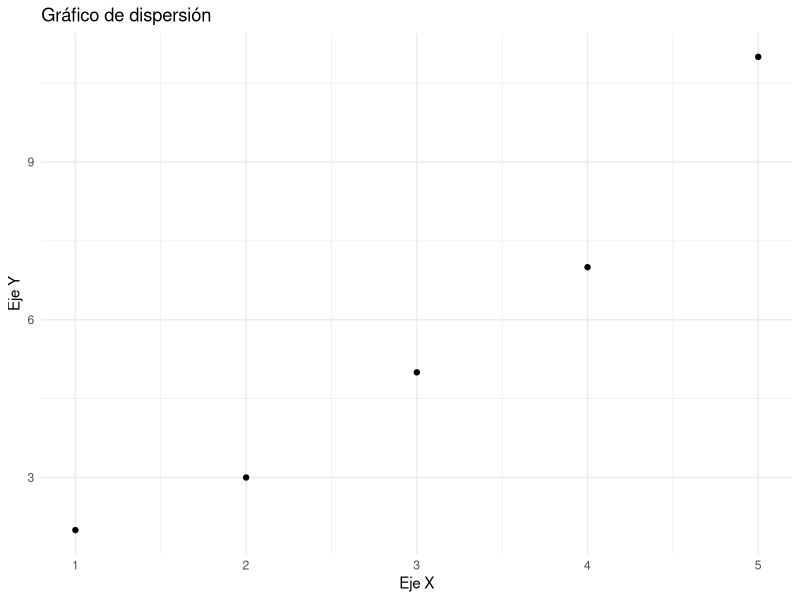

R code for this plot:
# generar una grafica simple
# Cargar la libreria ggplot2
library(ggplot2)
# Crear un data frame de ejemplo
data <- data.frame(
  x = c(1, 2, 3, 4, 5),
  y = c(2, 3, 5, 7, 11)
)
# Crear un gráfico de dispersión
ggplot(data, aes(x = x, y = y)) +
  geom_point() +
  labs(title = "Gráfico de dispersión", x = "Eje X", y = "Eje Y") +
  theme_minimal()
